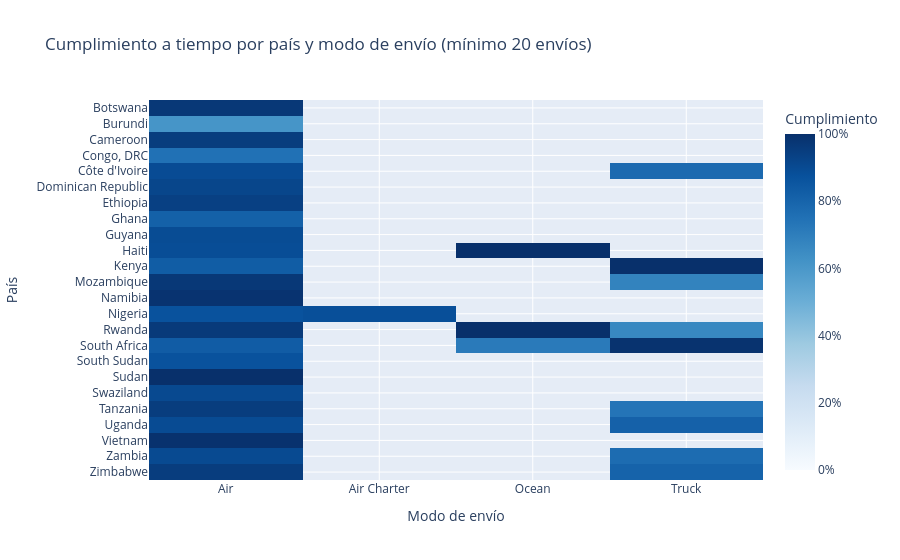

The cell this chart's notebook holds for it:
### Code cell
# ¿Qué combinaciones país–modo revelan patrones de incumplimiento que un promedio global oculta?

country_mode = (
    shipments.groupby(["Country", "Shipment Mode"], dropna=False)
    .agg(
        envíos=("ID", "size"),
        cumplimiento_a_tiempo=("IsLate", lambda value: 1 - value.mean()),
    )
    .reset_index()
    .query("envíos >= 20")
)
country_mode_heatmap = country_mode.pivot(
    index="Country", columns="Shipment Mode", values="cumplimiento_a_tiempo"
)
px.imshow(
    country_mode_heatmap,
    aspect="auto",
    color_continuous_scale="Blues",
    zmin=0,
    zmax=1,
    title="Cumplimiento a tiempo por país y modo de envío (mínimo 20 envíos)",
    labels={"x": "Modo de envío", "y": "País", "color": "Cumplimiento"},
).update_coloraxes(colorbar_tickformat=".0%")

### Figure 1 — Plotly figure (JSON) as saved in the notebook; plotly's stock layout.template omitted (floating-point values rounded to 4 significant figures)
{"data": [{"coloraxis": "coloraxis", "hovertemplate": "Modo de envío: %{x}<br>País: %{y}<br>Cumplimiento: %{z}<extra></extra>", "name": "0", "type": "heatmap", "x": [null, "Air", "Air Charter", "Ocean", "Truck"], "xaxis": "x", "y": ["Botswana", "Burundi", "Cameroon", "Congo, DRC", "Côte d'Ivoire", "Dominican Republic", "Ethiopia", "Ghana", "Guyana", "Haiti", "Kenya", "Mozambique", "Namibia", "Nigeria", "Rwanda", "South Africa", "South Sudan", "Sudan", "Swaziland", "Tanzania", "Uganda", "Vietnam", "Zambia", "Zimbabwe"], "yaxis": "y", "z": [[null, 0.9683, null, null, null], [null, 0.6122, null, null, null], [null, 0.9508, null, null, null], [null, 0.7492, null, null, null], [0.9912, 0.8959, null, null, 0.777], [null, 0.9184, null, null, null], [null, 0.9381, null, null, null], [null, 0.814, null, null, null], [null, 0.8952, null, null, null], [null, 0.8911, null, 1, null], [null, 0.8293, null, null, 1], [null, 0.969, null, null, 0.6825], [null, 0.9885, null, null, null], [1, 0.8702, 0.8832, null, null], [null, 0.9615, null, 1, 0.662], [0.9762, 0.8304, null, 0.7162, 0.989], [null, 0.8704, null, null, null], [null, 1, null, null, null], [null, 0.9062, null, null, null], [0.9, 0.951, null, null, 0.738], [null, 0.897, null, null, 0.8122], [null, 0.9913, null, null, null], [1, 0.9026, null, null, 0.7694], [null, 0.9517, null, null, 0.8056]]}], "layout": {"coloraxis": {"cmax": 1, "cmin": 0, "colorbar": {"tickformat": ".0%", "title": {"text": "Cumplimiento"}}, "colorscale": [[0, "rgb(247,251,255)"], [0.125, "rgb(222,235,247)"], [0.25, "rgb(198,219,239)"], [0.375, "rgb(158,202,225)"], [0.5, "rgb(107,174,214)"], [0.625, "rgb(66,146,198)"], [0.75, "rgb(33,113,181)"], [0.875, "rgb(8,81,156)"], [1, "rgb(8,48,107)"]]}, "title": {"text": "Cumplimiento a tiempo por país y modo de envío (mínimo 20 envíos)"}, "xaxis": {"anchor": "y", "domain": [0, 1], "title": {"text": "Modo de envío"}}, "yaxis": {"anchor": "x", "autorange": "reversed", "domain": [0, 1], "title": {"text": "País"}}}}
